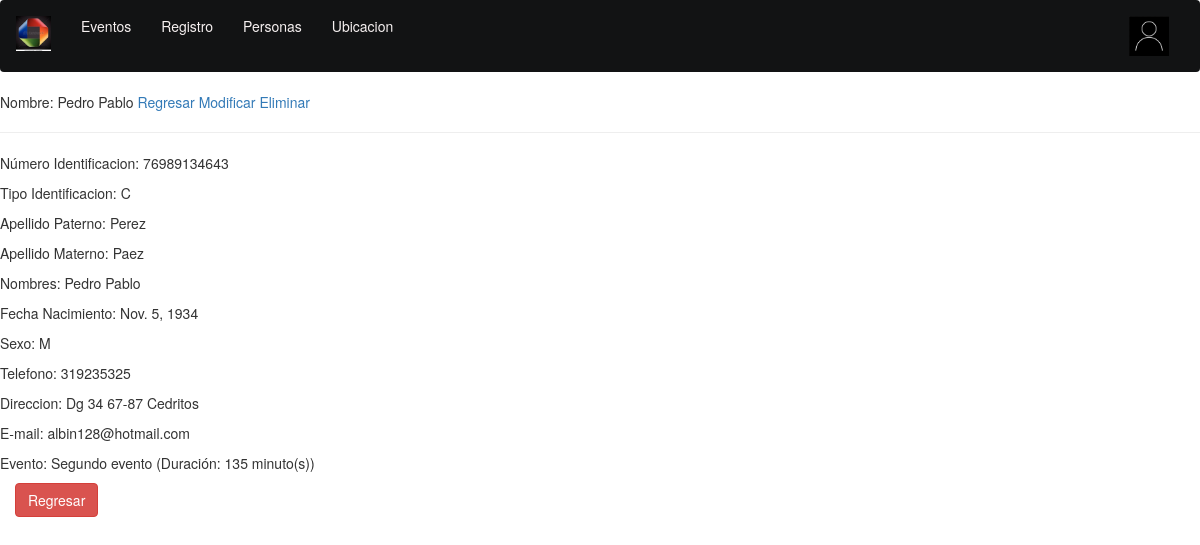
Screenshot of /persona/persona/76989134643/ with the database file from the repository.
### persona/models.py (models this page shows, shortened)
class Persona(models.Model):
    numIdentificacion=models.CharField(max_length=20, primary_key=True)
    tipos=[
        ('C', 'Cédula de Ciudadanía'),
        ('E', 'Cédula de Extranjería'),
        ('P', 'Pasaporte'),
        ('O', 'Otro')]
    tipoIdentificacion=models.CharField(max_length=1, choices=tipos, default='C')
    apellidoPaterno=models.CharField(max_length=35)
    apellidoMaterno=models.CharField(max_length=35)
    nombres=models.CharField(max_length=50)
    fechaNacimiento=models.DateField()
    sexos=[
        ('F', 'Femenino'),
        ('M', 'Masculino'),
        ('X', 'Otro')]
    sexo=models.CharField(max_length=1, choices=sexos, default='M')
    telefono=models.CharField(max_length=15)
    direccion=models.CharField(max_length=50)
    email=models.CharField(max_length=50)
    evento=models.ForeignKey(Evento, null=False, blank=False, on_delete=models.CASCADE)

### evento/models.py (models this page shows, shortened)
class Evento(models.Model):
    id=models.AutoField(primary_key=True)
    codigo=models.CharField(max_length=5)
    nombre=models.CharField(max_length=50)
    tipoevento=[
        ('C', 'Cultural'),
        ('D', 'Diversión'),
        ('E', 'Educativo'),
        ('S', 'Social'),
        ('M', 'Musical'),
        ('D', 'Deportivo'),
        ('O', 'Otro')]
    tipo=models.CharField(max_length=1, choices=tipoevento, default='C')
    duracion=models.PositiveSmallIntegerField(default=120)
    descripcion=models.CharField(max_length=255)
    def __str__(self):
        txt="{0} (Duración: {1} minuto(s))"
        return txt.format(self.nombre, self.duracion)

### persona/views.py (the view)
# urls.py: path('persona/<int:pk>/', views.PersonaDetailView.as_view(), name='persona_detail'),
class PersonaDetailView(DetailView):
    model = Persona
    template_name = 'persona/persona_detail.html'

### poli/templates/persona/persona_detail.html
{% extends 'base/base.html' %}
{% block content %}
    <h2">Nombre: {{ persona.nombres }}</h2>
    <a href="{% url 'persona:homePersona' %}">Regresar</a>
    <a href="{% url 'persona:persona_update' persona.pk %}">Modificar</a>
    <a href="{% url 'persona:persona_delete' persona.pk %}">Eliminar</a>
    <hr/>
    <p>Número Identificacion: {{ persona.numIdentificacion }}</p>
    <p>Tipo Identificacion: {{ persona.tipoIdentificacion }}</p>
    <p>Apellido Paterno: {{ persona.apellidoPaterno }}</p>
    <p>Apellido Materno: {{ persona.apellidoMaterno }}</p>
    <p>Nombres: {{ persona.nombres }}</p>
    <p>Fecha Nacimiento: {{ persona.fechaNacimiento }}</p>
    <p>Sexo: {{ persona.sexo }}</p>
    <p>Telefono: {{ persona.telefono }}</p>
    <p>Direccion: {{ persona.direccion }}</p>
    <p>E-mail: {{ persona.email }}</p>
    <p>Evento: {{ persona.evento }}</p>
    <div class="col-sm-10">
        <a href="{% url 'persona:homePersona' %}" class="btn btn-danger">Regresar</a>
    </div>
{% endblock  %}

### poli/templates/base/base.html (shortened to what this page needs)
{% load static %}
<!DOCTYPE html>
<html lang="es">
<head>
    <link rel="stylesheet" href="{% static 'css/bootstrap.min.css' %}">
</head>
<body>
    {% block navbar %}
    <nav class="navbar navbar-light" style="background-color: #121314;">
        <div class="container-fluid">
          <div class="navbar-header">
            <a class="navbar-brand" href="#"> <img src="{% static 'img/logo.jpg' %}" width="35" height="35"></a>
          </div>
          <div class="collapse navbar-collapse" id="myNavbar">
            <ul class="nav navbar-nav">
              <li><a  style="color:rgb(247, 241, 241); href="{% url 'evento:homeEvento' %}">Eventos</a></li>
              <li><a  style="color:rgb(247, 241, 241); href="{% url 'registro:homeRegistro' %}">Registro</a></li>
              <li><a  style="color:rgb(247, 241, 241); href="{% url 'persona:homePersona' %}">Personas</a></li>
              <li><a  style="color:rgb(247, 241, 241); href="{% url 'ubicacion:homeUbicacion' %}">Ubicacion</a></li>
            </ul>
            <ul class="nav navbar-nav navbar-right">
              <li><a href="{% url 'logout' %}"> <img src="{% static 'img/usuario.png' %}" width="40" height="40"></a>
              </li>
            </ul>
          </div>
        </div>
      </nav>
      {% endblock %}
    {% block content %}{% endblock %}
</body>
</html>

### rows the page displays
Persona: nombres "Pedro Pablo", numIdentificacion "76989134643", tipoIdentificacion "C", apellidoPaterno "Perez", apellidoMaterno "Paez", fechaNacimiento "Nov. 5, 1934", sexo "M", telefono "319235325", direccion "Dg 34 67-87 Cedritos", email "albin128@hotmail.com", evento "Segundo evento (Duración: 135 minuto(s))"
